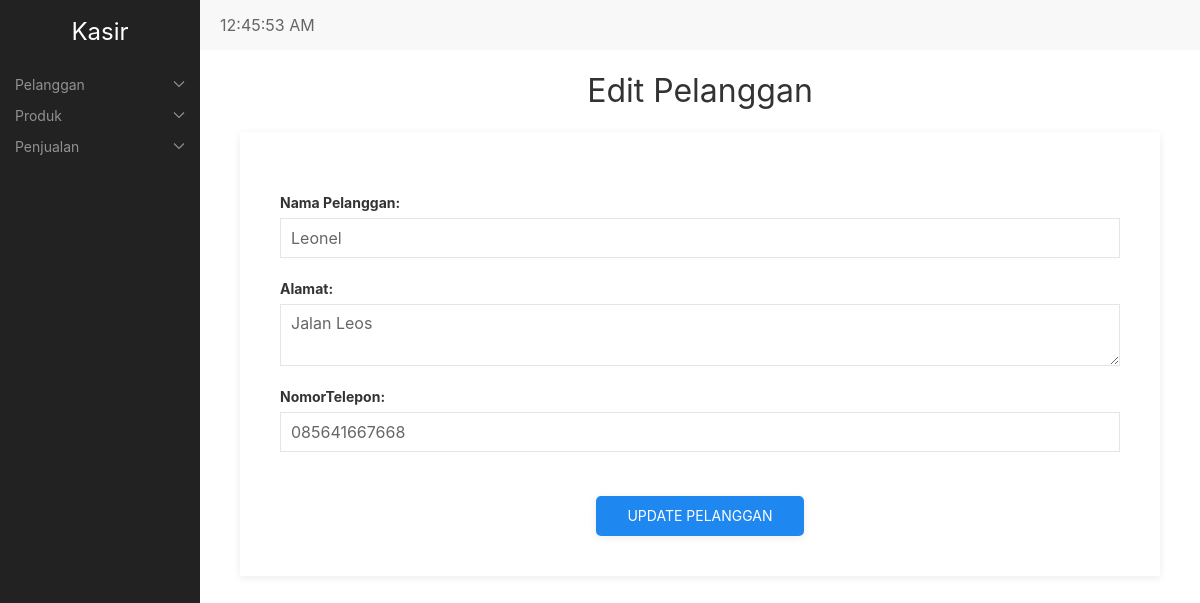
Screenshot of /index.php?action=edit-pelanggan&PelangganID=1 with the database file from the repository.
### tables this page shows
CREATE TABLE `pelanggan` (
  `PelangganID` int NOT NULL,
  `NamaPelanggan` varchar(255) NOT NULL,
  `Alamat` text NOT NULL,
  `NomorTelepon` varchar(255) NOT NULL
);

### pelanggan/edit.php (the view, shortened to what this page needs)
<?php
$PelangganID = isset($_GET['PelangganID']) ? $_GET['PelangganID'] : null;
if (!empty($PelangganID)) {
    $sql = "SELECT * FROM pelanggan WHERE PelangganID = '$PelangganID'";
    $result = mysqli_query($conn, $sql);
    if ($result && mysqli_num_rows($result) > 0) {
        $pelanggan = mysqli_fetch_assoc($result);
    } else {
        echo "<script>alert('Woops! Pelanggan tidak ditemukan.');</script>";
        echo "<script>window.location.href = 'index.php?action=list-pelanggan';</script>";
    }
} else {
    echo "<script>alert('ID pelanggan tidak ada.');</script>";
    echo "<script>window.location.href = 'index.php?action=list-pelanggan';</script>";
}
?>
<div class="uk-container uk-margin-top">
    <h2 class="uk-text-center uk-margin-bottom">Edit Pelanggan</h2>
    <div class="uk-card uk-card-default uk-box-shadow-small uk-margin-bottom">
        <div class="uk-card-body">
    <form method="POST" action="" class="uk-form-stacked">
        <div class="uk-margin">
            <label for="name" class="uk-form-label"><strong>Nama Pelanggan:</strong></label>
            <div class="uk-form-controls">
                <input type="text" name="NamaPelanggan" value="<?php echo $pelanggan['NamaPelanggan']; ?>" class="uk-input" required>
            </div>
        </div>
        <div class="uk-margin">
            <label for="description" class="uk-form-label"><strong>Alamat:</strong></label>
            <div class="uk-form-controls">
                <textarea name="Alamat" class="uk-textarea" required><?php echo $pelanggan['Alamat']; ?></textarea>
            </div>
        </div>
        <div class="uk-margin">
            <label for="image_url" class="uk-form-label"><strong>NomorTelepon:</strong></label>
            <div class="uk-form-controls">
                <input type="text" name="NomorTelepon" value="<?php echo $pelanggan['NomorTelepon']; ?>" class="uk-input" required>
            </div>
        </div>
        <br>
        <div class="uk-text-center">
            <button type="submit" class="uk-button uk-button-primary uk-border-rounded uk-box-shadow-small">Update Pelanggan</button>
        </div>
    </form>
    </div>
    </div>
</div>

### rows the page displays
pelanggan: NamaPelanggan "Leonel", Alamat "Jalan Leos", NomorTelepon "085641667668"
